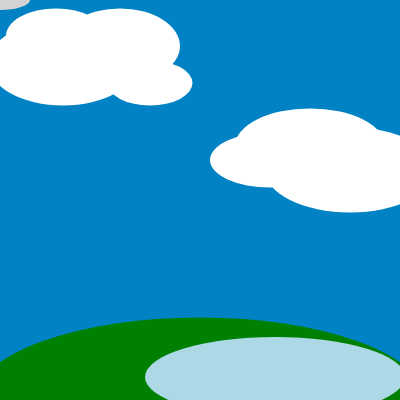
Frame 1 (no input)
Frame 60 (no input): identical to frame 1, image omitted
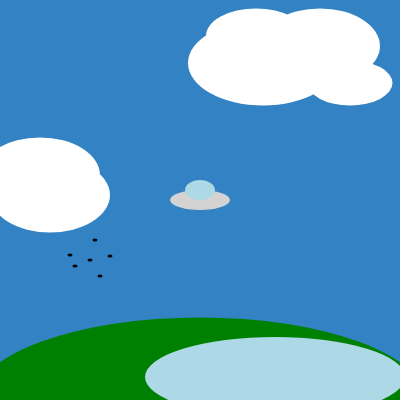
Frame 120 (the mouse pressed at the canvas centre since frame 60)

The p5.js sketch that drew these frames (run headless with seeded random() and noise() and a simulated clock; from frame 60 on, the mouse is pressed at the canvas centre):

// p5.js sketch
// ── sketch.js
var col= (179, 217, 255, 196);
var c= 130;
var d= 30;

function setup() {
  createCanvas(400, 400);
}

function draw() {
  col, c, d = mouseX/4; 
  background(d,c, col);
  
  noStroke();
  
  const nc = color('white')
  const nctw = color('black')
  const pc = color('green')
  const pctw = color('lightblue')
  const pctr = color('lightgrey')
  
  fill(nc)
  
  ellipse(mouseX - 206, 186, 100, 55);
  ellipse(mouseX - 160, 175, 120, 75);
  ellipse(mouseX - 150, 195, 120, 75);
  
  ellipse(mouseX + 56, 36, 100, 55);
  ellipse(mouseX + 120, 46, 120, 75);
  ellipse(mouseX + 63, 63, 150, 85);
  ellipse(mouseX + 150, 83, 85, 45);
  
  ellipse(mouseX + 270, 160, 120, 55);
  ellipse(mouseX + 310, 146, 150, 75);
  ellipse(mouseX + 350, 170, 170, 85);
  
  fill(pc)
  ellipse(200, 400, 450, 165);
  fill(pctw)
  ellipse(275, 377, 260, 80)
  
  fill(nctw)
  ellipse(mouseX - 130, 255, 5, 3)
  ellipse(mouseX - 110, 260, 5, 3)
  ellipse(mouseX - 105, 240, 5, 3)
  ellipse(mouseX - 90, 256, 5, 3).
  ellipse(mouseX - 100, 276, 5, 3)
  ellipse(mouseX - 125, 266, 5, 3)
  
  fill(pctr)
  ellipse(mouseX, mouseY, 60, 20)
  fill(pctw)
  ellipse(mouseX, mouseY - 10, 30, 20)
}
